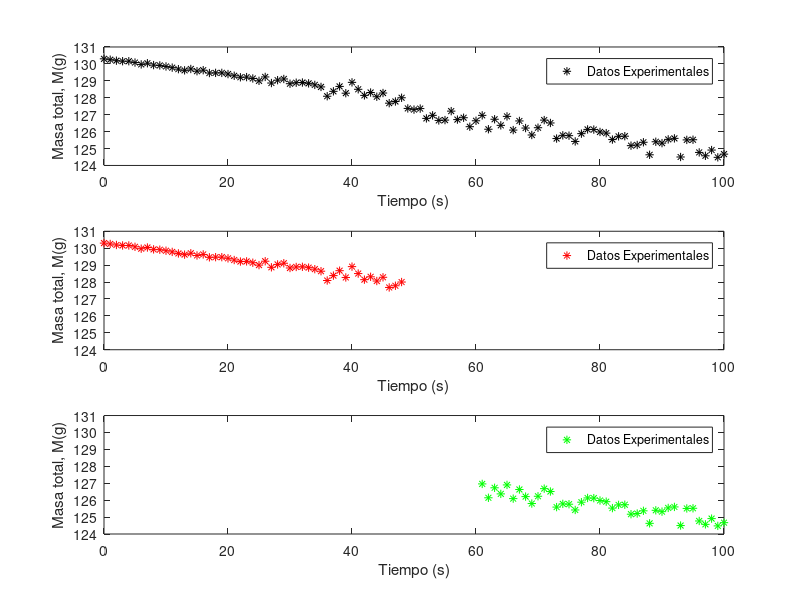
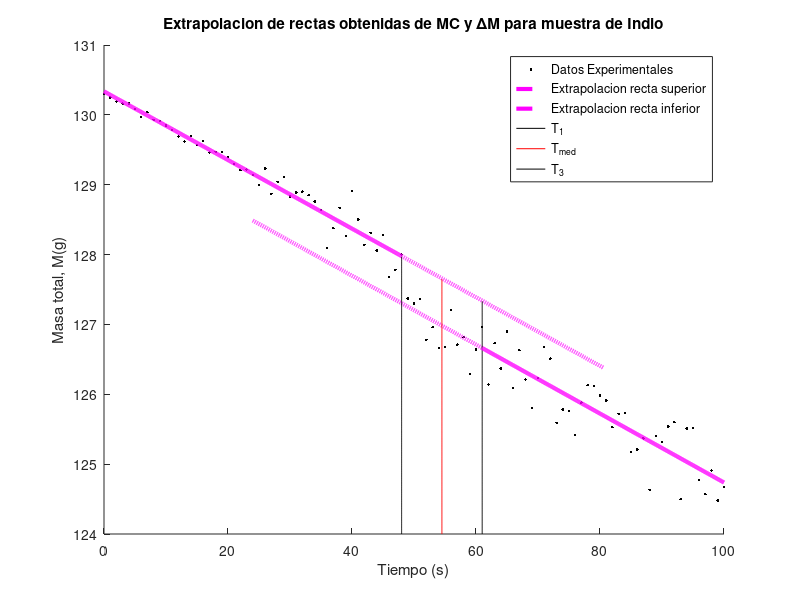

The MATLAB source for these figures, in order:
clear all; close all;
t = [0	1	2	3	4	5	6	7	8	9	10	11	12	13	14	15	16	17	18	19	20	21	22	23	24	25	26	27	28	29	30	31	32	33	34	35	36	37	38	39	40	41	42	43	44	45	46	47	48	49	50	51	52	53	54	55	56	57	58	59	60	61	62	63	64	65	66	67	68	69	70	71	72	73	74	75	76	77	78	79	80	81	82	83	84	85	86	87	88	89	90	91	92	93	94	95	96	97	98	99	100];
m = [130.3	130.25	130.19	130.16	130.16	130.08	129.97	130.04	129.93	129.91	129.85	129.78	129.69	129.62	129.7	129.57	129.63	129.46	129.47	129.47	129.4	129.3	129.21	129.22	129.14	129	129.23	128.87	129.04	129.11	128.83	128.89	128.9	128.85	128.76	128.64	128.09	128.38	128.67	128.27	128.91	128.5	128.14	128.31	128.06	128.28	127.68	127.78	128	127.37	127.3	127.36	126.78	126.96	126.66	126.68	127.21	126.71	126.82	126.29	126.64	126.96	126.14	126.73	126.37	126.9	126.09	126.63	126.21	125.8	126.23	126.68	126.51	125.59	125.78	125.76	125.42	125.88	126.13	126.12	125.98	125.91	125.53	125.72	125.73	125.17	125.21	125.37	124.63	125.4	125.32	125.54	125.6	124.5	125.51	125.52	124.77	124.57	124.91	124.48	124.67]; 

%%%%%%% Se rellenan los arreglos nuevos con los datos pertenecientes a las dos rectas de interes 
r1tmax = 48; r2tmin = 61; %<----------------------- SELECCIONAR valor maximo para la recta 1 de TIEMPO, y valor minimo para la recta 2 de TIEMPO 
n=find(t==r1tmax); 
x(1) = 0; y(1) = 0; x = t(1:n); y = m(1:n); Ns = length(t);
i=find(t==r2tmin); 
x2 = t(i:Ns); y2 = m(i:Ns);

%%%%%%% Constantes fisicas 
L = 199; m0elem = 6.2; deltam0 = 0.1; deltat = 293-77; deltadeltat = sqrt(2); mmolar = 114.818;

%%%%%%% se realiza ajuste por minimos cuadrados a ambas rectas
N = size(x)(2)
sxy = sum(x.*y);sxx = sum(x.*x);syy = sum(y.*y);sx = sum(x);sy = sum(y);
a1 = (((N)*(sxy))-((sx)*(sy)))/(((N)*(sxx))-((sx)*(sx)))
b1 = (((sxx)*(sy))-((sx)*(sxy)))/(((N)*(sxx))-((sx)*(sx)))
e = (y-((a1*x)+b1)).^2;sei = sum(e);
incertidumbrea=sqrt((sei)/(N-2))*sqrt((N)/(((N)*(sxx))-((sx)*(sx))))
incertidumbreb=sqrt((sei)/(N-2))*sqrt((sxx)/(((N)*(sxx))-((sx)*(sx))))
r = (((N)*(sxy))-((sx)*(sy)))/(sqrt(((N)*(sxx))-((sx)*(sx)))*sqrt(((N)*(syy))-((sy)*(sy))))

N2 = size(x2)(2)
sx2y2 = sum(x2.*y2);sx2x2 = sum(x2.*x2);sy2y2 = sum(y2.*y2);sx2 = sum(x2);sy2 = sum(y2);
a2 = (((N2)*(sx2y2))-((sx2)*(sy2)))/(((N2)*(sx2x2))-((sx2)*(sx2)))
b2 = (((sx2x2)*(sy2))-((sx2)*(sx2y2)))/(((N2)*(sx2x2))-((sx2)*(sx2)))
e2 = (y2-((a2*x2)+b2)).^2;sei2 = sum(e2);
iN2certidumbrea=sqrt((sei2)/(N2-2))*sqrt((N2)/(((N2)*(sx2x2))-((sx2)*(sx2))))
iN2certidumbreb=sqrt((sei2)/(N2-2))*sqrt((sx2x2)/(((N2)*(sx2x2))-((sx2)*(sx2))))
r2 = (((N2)*(sx2y2))-((sx2)*(sy2)))/(sqrt(((N2)*(sx2x2))-((sx2)*(sx2)))*sqrt(((N2)*(sy2y2))-((sy2)*(sy2))))

%%%%%%% Calor especifico y calor especifico molar
tmed= (r2tmin-r1tmax)/2 + r1tmax
deltam = (a1*tmed+b1)-(a2*tmed+b2)
incertidumbredm = sqrt(incertidumbrea^2*tmed^2+incertidumbreb^2+iN2certidumbrea^2*tmed^2+iN2certidumbreb^2)
ceng = (deltam*L)/(m0elem*deltat)
deltaceng = ceng*sqrt((incertidumbredm/deltam)^2+(deltam0/m0elem)^2+(deltadeltat/deltat)^2)
cenmol = ceng*mmolar
deltacenmol = mmolar*deltaceng

%%%%%%% rectas ajuste MMC
xx1=t(1):0.1:t(n); yy1=a1*xx1+b1; xx2=t(n):0.01:((t(Ns)-t(i))/2 + t(i)); yy2=a1*xx2+b1;
xx3=t(n)/2:0.01:t(i); yy3=a2*xx3+b2; xx4=t(i):0.1:t(Ns); yy4=a2*xx4+b2;
yyinf = 124:0.01:(a1*r1tmax+b1); xxinf = r1tmax*ones(1,length(yyinf));
yymed = 124:0.01:(a1*tmed+b1); xxmed = tmed*ones(1,length(yymed));
yysup = 124:0.01:(a1*r2tmin+b1); xxsup = r2tmin*ones(1,length(yysup));

%%%%%%% figuras
figure(1);clf;
subplot(3,1,1)
plot (t,m,'k*')
xlabel('Tiempo (s)'); ylabel('Masa total, M(g)'); legend('Datos Experimentales')
subplot(3,1,2)
plot (x,y,'r*'); axis([0 100 124 131])   %%%%%%% <----------- SELECCIONAR rangos que concuerden con la primer grafica subplot(3,1,1)
xlabel('Tiempo (s)'); ylabel('Masa total, M(g)'); legend('Datos Experimentales')
subplot(3,1,3)
plot (x2,y2,'g*'); axis([0 100 124 131]) %%%%%%% <----------- SELECCIONAR rangos que concuerden con la primer grafica subplot(3,1,1)
xlabel('Tiempo (s)'); ylabel('Masa total, M(g)'); legend('Datos Experimentales')
print -djpeg -r100 calormuestraindio1.jpg

figure(2);clf;
hold on;
plot(t,m,'k.',xx2,yy2,'m--','linewidth',3,xx3,yy3,'m--','linewidth',3,xxinf,yyinf,'k',xxmed,yymed,'r',xxsup,yysup,'k',xx1,yy1,'m-','linewidth',3,xx4,yy4,'m-','linewidth',3)
xlabel('Tiempo (s)'); ylabel('Masa total, M(g)'); legend('Datos Experimentales','Extrapolacion recta superior','Extrapolacion recta inferior','T_{1}','T_{med}','T_{3}')
title('Extrapolacion de rectas obtenidas de MC y \Delta{M} para muestra de Indio')
hold off;
print -djpeg -r100 calormuestraindio2.jpg
